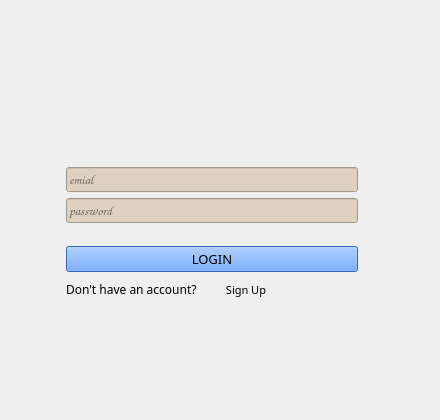
      <widget class="QWidget" name="login_page">
       <layout class="QGridLayout" name="gridLayout">
        <item row="0" column="0" colspan="5">
         <spacer name="verticalSpacer">
          <property name="orientation">
           <enum>Qt::Vertical</enum>
          </property>
          <property name="sizeHint" stdset="0">
           <size>
            <width>358</width>
            <height>156</height>
           </size>
          </property>
         </spacer>
        </item>
        <item row="1" column="0">
         <spacer name="horizontalSpacer_2">
          <property name="orientation">
           <enum>Qt::Horizontal</enum>
          </property>
          <property name="sizeType">
           <enum>QSizePolicy::Fixed</enum>
          </property>
          <property name="sizeHint" stdset="0">
           <size>
            <width>28</width>
            <height>20</height>
           </size>
          </property>
         </spacer>
        </item>
        <item row="1" column="1" rowspan="2" colspan="3">
         <layout class="QVBoxLayout" name="verticalLayout">
          <item>
           <widget class="QLineEdit" name="le_email">
            <property name="sizePolicy">
             <sizepolicy hsizetype="Expanding" vsizetype="Preferred">
              <horstretch>0</horstretch>
              <verstretch>0</verstretch>
             </sizepolicy>
            </property>
            <property name="font">
             <font>
              <family>Comic Sans MS</family>
              <pointsize>10</pointsize>
             </font>
            </property>
            <property name="styleSheet">
             <string notr="true">background-color: rgb(222, 209, 193);</string>
            </property>
            <property name="text">
             <string/>
            </property>
            <property name="echoMode">
             <enum>QLineEdit::Normal</enum>
            </property>
            <property name="placeholderText">
             <string>emial</string>
            </property>
            <property name="cursorMoveStyle">
             <enum>Qt::VisualMoveStyle</enum>
            </property>
           </widget>
          </item>
          <item>
           <widget class="QLineEdit" name="le_password">
            <property name="sizePolicy">
             <sizepolicy hsizetype="Expanding" vsizetype="Preferred">
              <horstretch>0</horstretch>
              <verstretch>0</verstretch>
             </sizepolicy>
            </property>
            <property name="font">
             <font>
              <family>Comic Sans MS</family>
              <pointsize>10</pointsize>
             </font>
            </property>
            <property name="styleSheet">
             <string notr="true">background-color: rgb(222, 209, 193);</string>
            </property>
            <property name="echoMode">
             <enum>QLineEdit::Password</enum>
            </property>
            <property name="placeholderText">
             <string>password</string>
            </property>
            <property name="cursorMoveStyle">
             <enum>Qt::VisualMoveStyle</enum>
            </property>
           </widget>
          </item>
         </layout>
        </item>
        <item row="1" column="4">
         <spacer name="horizontalSpacer_4">
          <property name="orientation">
           <enum>Qt::Horizontal</enum>
          </property>
          <property name="sizeType">
           <enum>QSizePolicy::Fixed</enum>
          </property>
          <property name="sizeHint" stdset="0">
           <size>
            <width>28</width>
            <height>20</height>
           </size>
          </property>
         </spacer>
        </item>
        <item row="2" column="0">
         <spacer name="horizontalSpacer_3">
          <property name="orientation">
           <enum>Qt::Horizontal</enum>
          </property>
          <property name="sizeType">
           <enum>QSizePolicy::Fixed</enum>
          </property>
          <property name="sizeHint" stdset="0">
           <size>
            <width>28</width>
            <height>20</height>
           </size>
          </property>
         </spacer>
        </item>
        <item row="2" column="4">
         <spacer name="horizontalSpacer_5">
          <property name="orientation">
           <enum>Qt::Horizontal</enum>
          </property>
          <property name="sizeType">
           <enum>QSizePolicy::Fixed</enum>
          </property>
          <property name="sizeHint" stdset="0">
           <size>
            <width>28</width>
            <height>20</height>
           </size>
          </property>
         </spacer>
        </item>
        <item row="3" column="0" colspan="5">
         <spacer name="horizontalSpacer">
          <property name="orientation">
           <enum>Qt::Horizontal</enum>
          </property>
          <property name="sizeHint" stdset="0">
           <size>
            <width>385</width>
            <height>17</height>
           </size>
          </property>
         </spacer>
        </item>
        <item row="4" column="0">
         <spacer name="horizontalSpacer_8">
          <property name="orientation">
           <enum>Qt::Horizontal</enum>
          </property>
          <property name="sizeType">
           <enum>QSizePolicy::Fixed</enum>
          </property>
          <property name="sizeHint" stdset="0">
           <size>
            <width>40</width>
            <height>20</height>
           </size>
          </property>
         </spacer>
        </item>
        <item row="4" column="1" colspan="3">
         <widget class="QPushButton" name="btn_login">
          <property name="font">
           <font>
            <family>Bahnschrift</family>
            <pointsize>10</pointsize>
           </font>
          </property>
          <property name="styleSheet">
           <string notr="true">background-color: rgb(69, 142, 255);</string>
          </property>
          <property name="text">
           <string>LOGIN</string>
          </property>
          <property name="autoRepeat">
           <bool>false</bool>
          </property>
         </widget>
        </item>
        <item row="4" column="4">
         <spacer name="horizontalSpacer_9">
          <property name="orientation">
           <enum>Qt::Horizontal</enum>
          </property>
          <property name="sizeType">
           <enum>QSizePolicy::Fixed</enum>
          </property>
          <property name="sizeHint" stdset="0">
           <size>
            <width>28</width>
            <height>20</height>
           </size>
          </property>
         </spacer>
        </item>
        <item row="5" column="0">
         <spacer name="horizontalSpacer_7">
          <property name="orientation">
           <enum>Qt::Horizontal</enum>
          </property>
          <property name="sizeType">
           <enum>QSizePolicy::Fixed</enum>
          </property>
          <property name="sizeHint" stdset="0">
           <size>
            <width>28</width>
            <height>20</height>
           </size>
          </property>
         </spacer>
        </item>
        <item row="5" column="1">
         <widget class="QLabel" name="label">
          <property name="sizePolicy">
           <sizepolicy hsizetype="Fixed" vsizetype="Fixed">
            <horstretch>0</horstretch>
            <verstretch>0</verstretch>
           </sizepolicy>
          </property>
          <property name="font">
           <font>
            <family>Bahnschrift</family>
           </font>
          </property>
          <property name="text">
           <string>Don't have an account? </string>
          </property>
         </widget>
        </item>
        <item row="5" column="2">
         <widget class="QPushButton" name="btn_sign_up">
          <property name="sizePolicy">
           <sizepolicy hsizetype="Fixed" vsizetype="Fixed">
            <horstretch>0</horstretch>
            <verstretch>0</verstretch>
           </sizepolicy>
          </property>
          <property name="font">
           <font>
            <family>Bahnschrift</family>
            <pointsize>8</pointsize>
           </font>
          </property>
          <property name="text">
           <string>Sign Up</string>
          </property>
          <property name="flat">
           <bool>true</bool>
          </property>
         </widget>
        </item>
        <item row="5" column="3" colspan="2">
         <spacer name="horizontalSpacer_6">
          <property name="orientation">
           <enum>Qt::Horizontal</enum>
          </property>
          <property name="sizeType">
           <enum>QSizePolicy::Expanding</enum>
          </property>
          <property name="sizeHint" stdset="0">
           <size>
            <width>137</width>
            <height>20</height>
           </size>
          </property>
         </spacer>
        </item>
        <item row="6" column="0" colspan="5">
         <spacer name="verticalSpacer_2">
          <property name="orientation">
           <enum>Qt::Vertical</enum>
          </property>
          <property name="sizeType">
           <enum>QSizePolicy::MinimumExpanding</enum>
          </property>
          <property name="sizeHint" stdset="0">
           <size>
            <width>358</width>
            <height>107</height>
           </size>
          </property>
         </spacer>
        </item>
       </layout>
      </widget>
